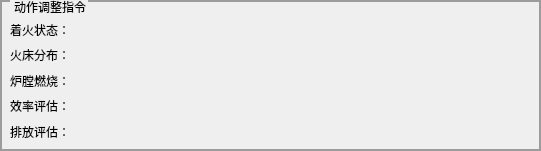
   <widget class="QGroupBox" name="groupBox_3">
    <property name="geometry">
     <rect>
      <x>480</x>
      <y>470</y>
      <width>541</width>
      <height>151</height>
     </rect>
    </property>
    <property name="sizePolicy">
     <sizepolicy hsizetype="Expanding" vsizetype="Preferred">
      <horstretch>3</horstretch>
      <verstretch>0</verstretch>
     </sizepolicy>
    </property>
    <property name="styleSheet">
     <string notr="true">        QGroupBox {
            border-color: rgb(156, 156, 156);
            border-width: 2px;
            border-style: solid;
            margin-top: 0.5ex;
        }
        QGroupBox::title {
            subcontrol-origin: margin;
            subcontrol-position: top left;
            left: 10px;
            margin-left: 2px;
            padding: 0  0px;
			 color: rgb(0, 0, 0);
        }</string>
    </property>
    <property name="title">
     <string>动作调整指令</string>
    </property>
    <widget class="QWidget" name="layoutWidget">
     <property name="geometry">
      <rect>
       <x>10</x>
       <y>20</y>
       <width>61</width>
       <height>121</height>
      </rect>
     </property>
     <layout class="QVBoxLayout" name="verticalLayout_2">
      <item>
       <widget class="QLabel" name="label_6">
        <property name="text">
         <string>着火状态：</string>
        </property>
       </widget>
      </item>
      <item>
       <widget class="QLabel" name="label_7">
        <property name="text">
         <string>火床分布：</string>
        </property>
       </widget>
      </item>
      <item>
       <widget class="QLabel" name="label_8">
        <property name="text">
         <string>炉膛燃烧：</string>
        </property>
       </widget>
      </item>
      <item>
       <widget class="QLabel" name="label_9">
        <property name="text">
         <string>效率评估：</string>
        </property>
       </widget>
      </item>
      <item>
       <widget class="QLabel" name="label_10">
        <property name="text">
         <string>排放评估：</string>
        </property>
       </widget>
      </item>
     </layout>
    </widget>
   </widget>
